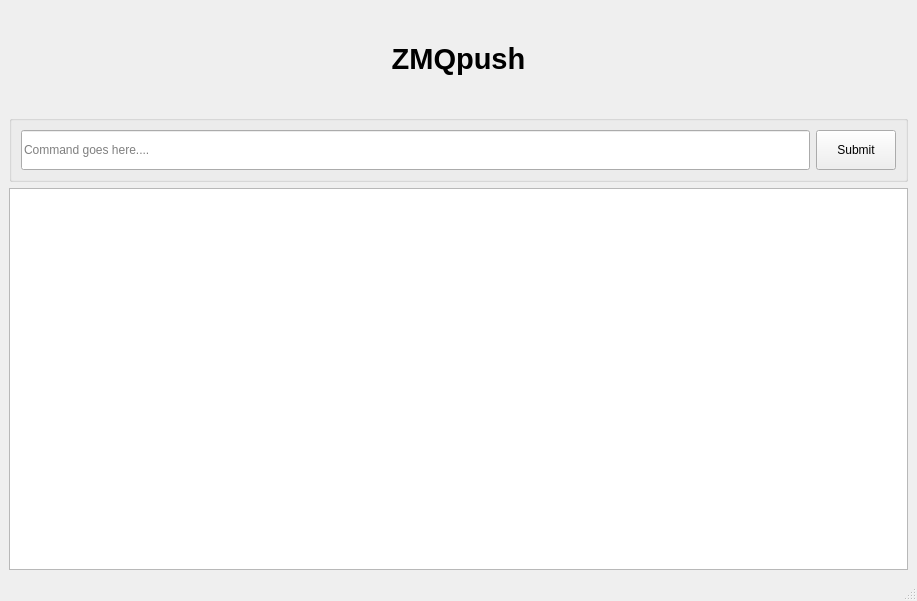
<?xml version="1.0" encoding="UTF-8"?>
<ui version="4.0">
 <class>MainWindow</class>
 <widget class="QMainWindow" name="MainWindow">
  <property name="geometry">
   <rect>
    <x>0</x>
    <y>0</y>
    <width>917</width>
    <height>601</height>
   </rect>
  </property>
  <property name="windowTitle">
   <string>MainWindow</string>
  </property>
  <widget class="QWidget" name="centralwidget">
   <layout class="QVBoxLayout" name="verticalLayout">
    <item>
     <widget class="QLabel" name="label">
      <property name="minimumSize">
       <size>
        <width>0</width>
        <height>100</height>
       </size>
      </property>
      <property name="text">
       <string>&lt;html&gt;&lt;head/&gt;&lt;body&gt;&lt;p align=&quot;center&quot;&gt;&lt;span style=&quot; font-size:22pt; font-weight:700;&quot;&gt;ZMQpush&lt;/span&gt;&lt;/p&gt;&lt;/body&gt;&lt;/html&gt;</string>
      </property>
     </widget>
    </item>
    <item>
     <widget class="QGroupBox" name="groupBox">
      <property name="title">
       <string/>
      </property>
      <layout class="QHBoxLayout" name="horizontalLayout">
       <item>
        <widget class="QLineEdit" name="command">
         <property name="minimumSize">
          <size>
           <width>0</width>
           <height>40</height>
          </size>
         </property>
         <property name="text">
          <string/>
         </property>
         <property name="placeholderText">
          <string>Command goes here....</string>
         </property>
        </widget>
       </item>
       <item>
        <widget class="QPushButton" name="submit">
         <property name="minimumSize">
          <size>
           <width>0</width>
           <height>40</height>
          </size>
         </property>
         <property name="text">
          <string>Submit</string>
         </property>
        </widget>
       </item>
      </layout>
     </widget>
    </item>
    <item>
     <widget class="QPlainTextEdit" name="chat">
      <property name="readOnly">
       <bool>true</bool>
      </property>
      <property name="plainText">
       <string/>
      </property>
      <property name="placeholderText">
       <string>msgs come here</string>
      </property>
     </widget>
    </item>
   </layout>
  </widget>
  <widget class="QStatusBar" name="statusbar"/>
 </widget>
 <resources/>
 <connections/>
</ui>
